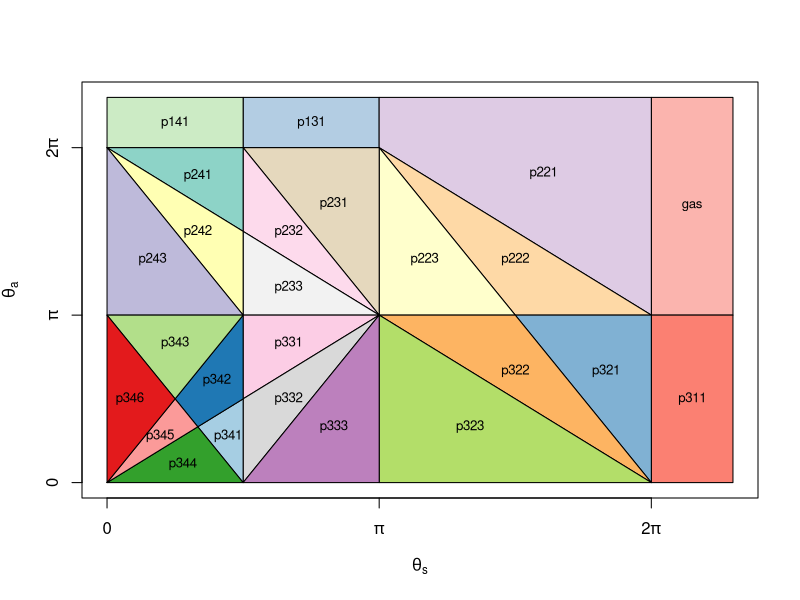
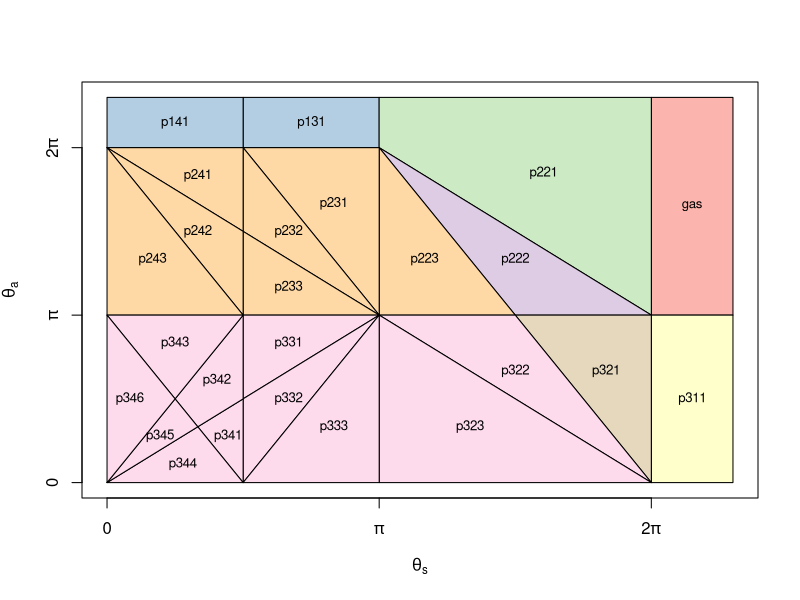

These figures' R source, in order:

####################################
### Plot the regions            ####
####################################

library(RColorBrewer)

polys <- list(
              gas=list(c(2*pi, 2*pi, 2.3*pi, 2.3*pi),c(pi, 2.3*pi, 2.3*pi, pi)),
              p131=list(c(pi/2, pi/2, pi, pi),c(2*pi, 2.3*pi, 2.3*pi, 2*pi)),
              p141=list(c(0, 0, pi/2, pi/2),c(2*pi, 2.3*pi, 2.3*pi, 2*pi)),
              p221=list(c(pi,pi,2*pi,2*pi),c(2*pi, 2.3*pi, 2.3*pi, pi)),
              p222=list(c(3*pi/2, pi, 2*pi),c(pi, 2*pi, pi)),
              p223=list(c(pi, pi, 3*pi/2),c(pi, 2*pi, pi)),
              p231=list(c(pi/2, pi, pi),c(2*pi, 2*pi, pi)),
              p232=list(c(pi/2, pi/2, pi),c(3*pi/2, 2*pi, pi)),
              p233=list(c(pi/2, pi/2, pi),c(pi, 3*pi/2, pi)),
              p241=list(c(0, pi/2, pi/2),c(2*pi, 2*pi, 3*pi/2)),
              p242=list(c(0, pi/2, pi/2),c(2*pi, 3*pi/2, pi)),
              p243=list(c(0, 0, pi/2),c(pi, 2*pi, pi)),
              p311=list(c(2*pi, 2*pi, 2.3*pi, 2.3*pi),c(0,pi,pi,0)),
              p321=list(c(3*pi/2, 2*pi, 2*pi),c(pi, pi, 0)),
              p322=list(c(pi, 3*pi/2, 2*pi),c(pi, pi, 0)),
              p323=list(c(pi, 2*pi, pi),c(pi, 0, 0)),
              p331=list(c(pi/2, pi/2, pi),c(pi/2, pi, pi)),
              p332=list(c(pi/2, pi/2, pi),c(0, pi/2, pi)),
              p333=list(c(pi/2, pi, pi),c(0, pi, 0)),
              p341=list(c(pi/3, pi/2, pi/2),c(pi/3, pi/2, 0)),
              p342=list(c(pi/4,pi/2, pi/2, pi/3),c(pi/2, pi, pi/2, pi/3)),
              p343=list(c(0, pi/2, pi/4),c(pi, pi, pi/2)),   
              p344=list(c(0, pi/3, pi/2),c(0, pi/3, 0)),   
              p345=list(c(0, pi/4, pi/3),c(0, pi/2, pi/3)),
              p346=list(c(0, 0, pi/4),c(0, pi, pi/2))
)    

cols <- c( brewer.pal(9, 'Pastel1'), brewer.pal(10, 'Set3'), brewer.pal(9, 'Paired'))


pdf('~/Dropbox/PhD/Analysis/REM-chapter/imgs/regions.pdf')

plot(c(0,0), c(0,0) , type='l', ylim=c(0,2.3*pi), xlim=c(0,2.3*pi),
      xlab=expression(theta[s]), ylab=expression(theta[a]), xaxt='n', yaxt='n')

axis(1, c(0, pi, 2*pi), c(0,expression(pi), expression(paste('2', pi))) )
axis(2, c(0, pi, 2*pi), c(0,expression(pi), expression(paste('2', pi))) )


#cols <- sample(colors()[-c(1, 24, 151:250)], length(polys))



for(i in 1:length(polys)){
     polygon(polys[[i]][[1]], polys[[i]][[2]], col=cols[i])
}

for( i in 1: length(polys)){
	xV <- c(polys[[i]][[1]], polys[[i]][[1]][1])
	yV <- c(polys[[i]][[2]], polys[[i]][[2]][1])

	A <- 0.5*sum(sapply(c(1:(length(xV)-1)), function(j){ xV[j]*yV[j+1] - xV[j+1]*yV[j] }))

	Cx = sum(sapply(c(1:(length(xV)-1)), function(j){ (xV[j] + xV[j+1])*(xV[j]*yV[j+1] - xV[j+1]*yV[j]) }))/(6*A)
	Cy = sum(sapply(c(1:(length(xV)-1)), function(j){ (yV[j] + yV[j+1])*(xV[j]*yV[j+1] - xV[j+1]*yV[j]) }))/(6*A)

	text(Cx, Cy, names(polys)[i], cex=0.8)
}



#for(i in 1:length(polys)){
#    text(mean(polys[[i]][[1]]), mean(polys[[i]][[2]]), names(polys)[i], cex=0.8)
#}

dev.off()



# new regions plot showing similarity.

type = c(1, 2, 2, 3, 4, 5, 5, 5, 5, 5, 5, 5, 6, 7, 8, 8, 8, 8, 8, 8, 8, 8, 8, 8, 8)


pdf('~/Dropbox/PhD/Analysis/REM-chapter/imgs/equalRegions.pdf')

plot(c(0,0), c(0,0) , type='l', ylim=c(0,2.3*pi), xlim=c(0,2.3*pi),
      xlab=expression(theta[s]), ylab=expression(theta[a]), xaxt='n', yaxt='n')

axis(1, c(0, pi, 2*pi), c(0,expression(pi), expression(paste('2', pi))) )
axis(2, c(0, pi, 2*pi), c(0,expression(pi), expression(paste('2', pi))) )


#cols <- sample(colors()[-c(1, 24, 151:250)], length(polys))

cols <- c( brewer.pal(9, 'Pastel1'), brewer.pal(10, 'Set3'), brewer.pal(9, 'Paired'))

for(i in 1:length(polys)){
     polygon(polys[[i]][[1]], polys[[i]][[2]], col=cols[type[i]])
}

for( i in 1: length(polys)){
	xV <- c(polys[[i]][[1]], polys[[i]][[1]][1])
	yV <- c(polys[[i]][[2]], polys[[i]][[2]][1])

	A <- 0.5*sum(sapply(c(1:(length(xV)-1)), function(j){ xV[j]*yV[j+1] - xV[j+1]*yV[j] }))

	Cx = sum(sapply(c(1:(length(xV)-1)), function(j){ (xV[j] + xV[j+1])*(xV[j]*yV[j+1] - xV[j+1]*yV[j]) }))/(6*A)
	Cy = sum(sapply(c(1:(length(xV)-1)), function(j){ (yV[j] + yV[j+1])*(xV[j]*yV[j+1] - xV[j+1]*yV[j]) }))/(6*A)

	text(Cx, Cy, names(polys)[i], cex=0.8)
}

dev.off()



